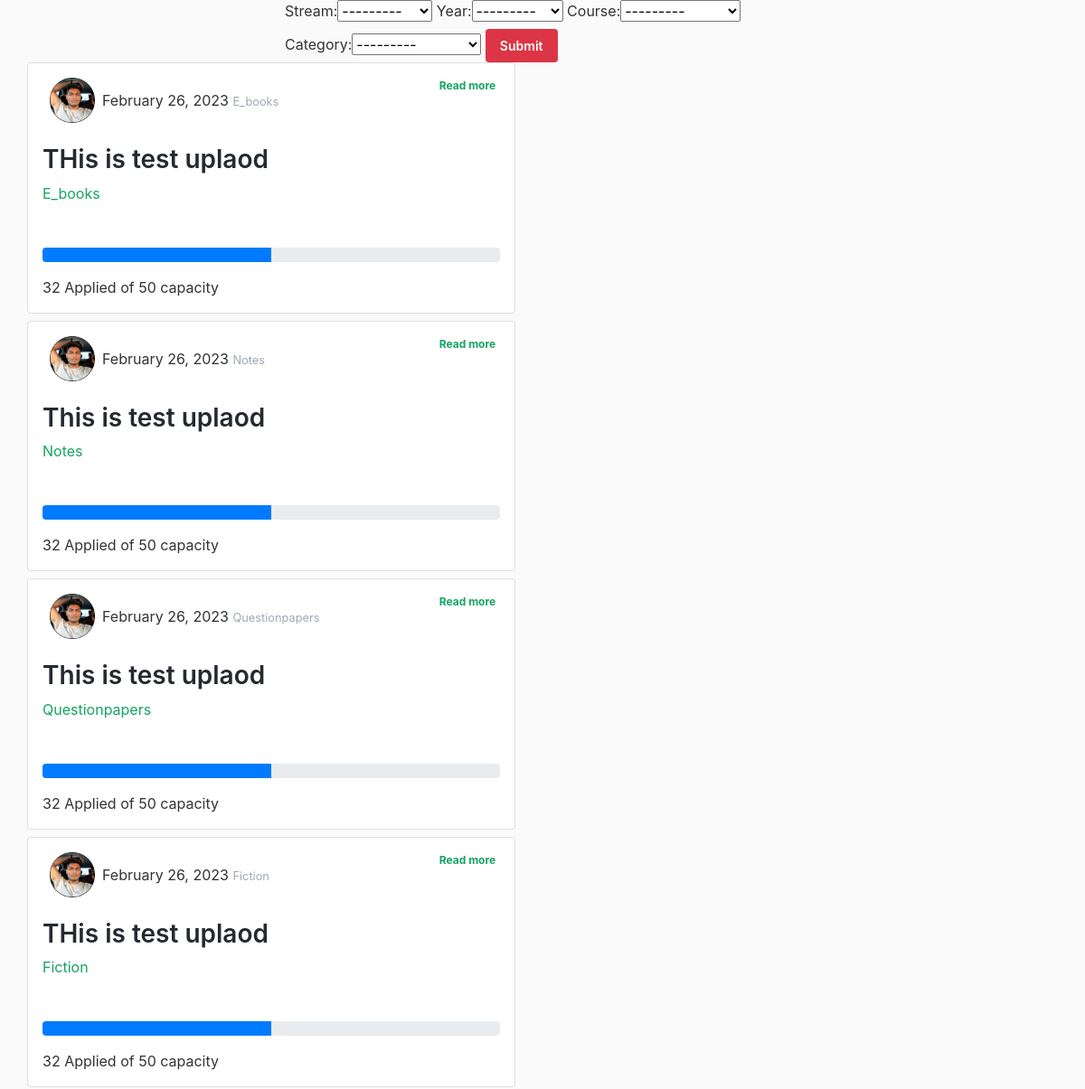
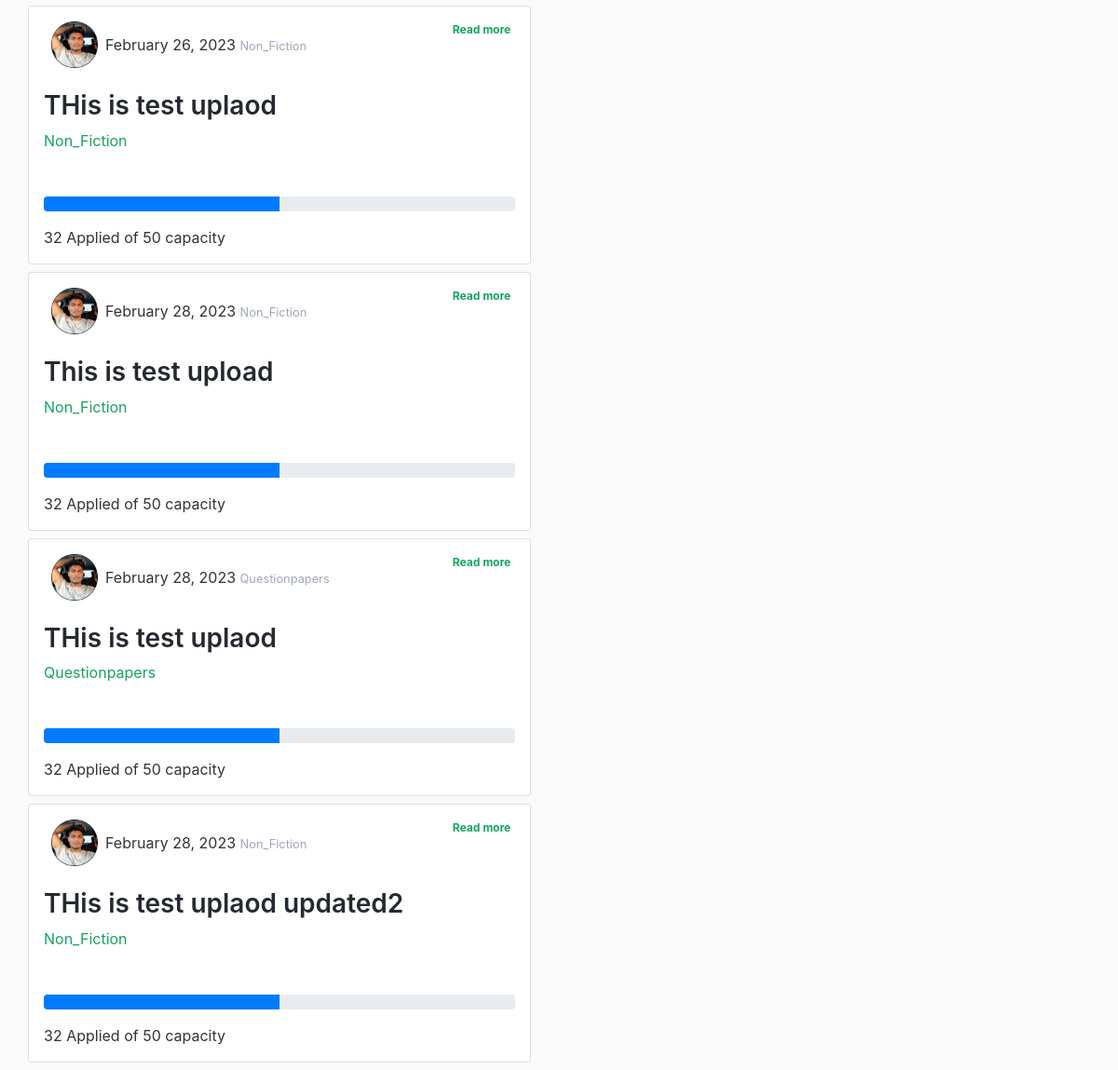
The app's page /filter with its own data (2 pictures, top to bottom).
### blog/models.py (models this page shows, shortened)
class Document2(models.Model):
    description = models.CharField(max_length=255, blank=True)
    pdf = models.FileField(upload_to='pdf/', null=True)
    date_posted = models.DateTimeField(default=timezone.now)
    category = models.ForeignKey(Category2, on_delete=models.CASCADE, related_name='documents')
    author = models.ForeignKey(User, on_delete=models.CASCADE, null=True)
    favourites = models.ManyToManyField(User, related_name='favourite_documents', default=None, blank=True)
    stream = models.ForeignKey(Stream, on_delete=models.CASCADE, null=True)
    year = models.ForeignKey(Year, on_delete=models.CASCADE, default=2020)
    course = models.ForeignKey(Course, on_delete=models.CASCADE, default=1)

class Category2(models.Model):
    name = models.CharField(max_length=255, blank=True)
    def __str__(self):
        return self.name

### users/models.py (models this page shows, shortened)
class Profile(models.Model):
    user = models.OneToOneField(User, on_delete=models.CASCADE)
    image = models.ImageField(default='default.jpg', upload_to='profile_pics')
    Stream = models.CharField(max_length=100)

### blog/views.py (the view)
# urls.py: path('filter', views.new_view , name='filter-view'),
def new_view(request):
    document2 = Document2.objects.all()
    document2_filter = Document2Filter(request.GET, queryset=document2)
    context = {
        'document2_filter': document2_filter
    }
    return render(request, "blog/filter.html", context)

### blog/models.py (called while the page is built)
    def __str__(self):
        return self.name

    def __str__(self):
        return self.name

    def __str__(self):
        return f"Year {self.classof}"

### blog/templates/blog/filter.html
{% extends "blog/base.html" %}
{% block content %}
<div class="col-lg-6 col-md-8 mx-auto">
    <form method="get">
        {{ document2_filter.form  }}
        <button class="btn btn-sm btn-danger" type="submit">Submit</button>
    </form>
</div>
{% for document in document2_filter.qs %}
<div class="col-md-6" >
    <div class="col-md-12">
      <div class="card p-3 mb-2">
          <div class="d-flex justify-content-between">
              <div class="d-flex flex-row align-items-center">
                  <div class="px-2 " >
                    <img class="icon" width="50px" src="{{ document.author.profile.image.url }}" alt="">
                     </div>
                  <div class="ms-2 c-details">
                      <h6 class="mb-0">{{ user.username }}</h6> <span>{{ document.date_posted|date:"F d, Y" }}</span>
                      <small class="text-muted">{{ document.category }}</small>
                  </div>
              </div>
              <div class="badge"> <a  href="{% url 'post-detail' document.id %}" >Read more</a> </div>
          </div>
          <div class="mt-4">
              <h3 class="heading">{{ document.description }}</h3>
              <a href="{% url 'category' document.category%}">{{ document.category}}</a>
             <div class="mt-5">
                  <div class="progress">
                      <div class="progress-bar" role="progressbar" style="width: 50%" aria-valuenow="50" aria-valuemin="0" aria-valuemax="100"></div>
                  </div>
                  <div class="mt-3"> <span class="text1">32 Applied <span class="text2">of 50 capacity</span></span> </div>
              </div>
          </div>
      </div>
  </div>
</div>
{% endfor %}
{% endblock content %}

### blog/templates/blog/base.html (shortened to what this page needs)
{% load static %}
<!DOCTYPE html>
<html>
<head>
	<link rel="stylesheet" href="https://maxcdn.bootstrapcdn.com/bootstrap/4.0.0/css/bootstrap.min.css"
>
	<link rel="stylesheet" type="text/css" href="{% static 'blog/main.css' %}">
	<link rel="stylesheet" type="text/css" href="{% static 'blog/portal.css' %}">
	<link rel="stylesheet" href="path/to/font-awesome/css/font-awesome.min.css">
	<link rel="stylesheet" href="https://cdnjs.cloudflare.com/ajax/libs/font-awesome/4.7.0/css/font-awesome.min.css">
</head>
<body>
	{% block content %} {%endblock%}
</body>
</html>

### staticfiles/blog/main.css (style rules this page uses)
body { background: #fafafa; color: #333333; margin-top: 5rem; }
h1, h2, h3, h4, h5, h6 { color: #444444; }
.btn { border-radius: 4px; border: none; }
body { -webkit-font-smoothing:antialiased;-moz-osx-font-smoothing:grayscale;color:#5d6778 }
h1,.h1,h2,.h2,h3,.h3,h4,.h4,h5,.h5,h6,.h6 { color:#252930;font-weight:600 }
a { color:#15a362;text-decoration:none }
.text-muted { color:#9fa7b5 !important }
.btn { font-weight:600;padding:.5rem 1rem;font-size:.875rem;border:none }

### staticfiles/blog/portal.css (style rules this page uses)
body { -webkit-font-smoothing:antialiased;-moz-osx-font-smoothing:grayscale;color:#5d6778 }
h1,.h1,h2,.h2,h3,.h3,h4,.h4,h5,.h5,h6,.h6 { color:#252930;font-weight:600 }
a { color:#15a362;text-decoration:none }
.text-muted { color:#9fa7b5 !important }
.btn { font-weight:600;padding:.5rem 1rem;font-size:.875rem;border:none }

### blog/templates/blog/base.html (style rules this page uses)
body { background: #fafafa; color: #333333; margin-top: 0rem !important; }

### records on screen
Document2: author.profile.image (picture), date_posted "February 26, 2023", category "E_books", description "THis is test uplaod"
Document2: author.profile.image (picture), date_posted "February 26, 2023", category "Notes", description "This is test uplaod"
Document2: author.profile.image (picture), date_posted "February 26, 2023", category "Questionpapers", description "This is test uplaod"
Document2: author.profile.image (picture), date_posted "February 26, 2023", category "Fiction", description "THis is test uplaod"
Document2: author.profile.image (picture), date_posted "February 26, 2023", category "Non_Fiction", description "THis is test uplaod"
Document2: author.profile.image (picture), date_posted "February 28, 2023", category "Non_Fiction", description "This is test upload"
Document2: author.profile.image (picture), date_posted "February 28, 2023", category "Questionpapers", description "THis is test uplaod"
Document2: author.profile.image (picture), date_posted "February 28, 2023", category "Non_Fiction", description "THis is test uplaod updated2"
